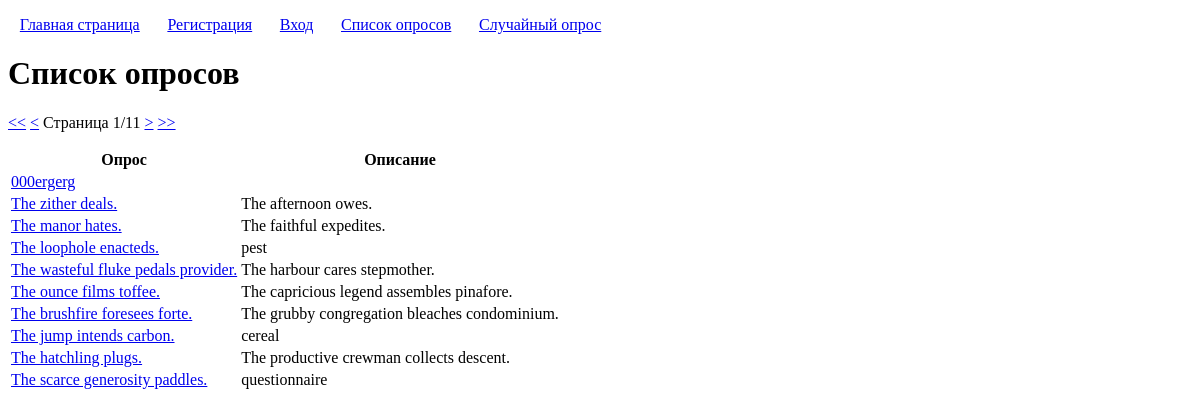
Screenshot of /enterpoll/polls/list/ with the database file from the repository.
### polls/models.py (models this page shows, shortened)
class Poll(models.Model):
	title = models.CharField('Заголовок', max_length=100, validators=[custom_validators.forbidden_words])
	description = models.CharField('Описание', max_length=100, blank=True, null=True, validators=[custom_validators.forbidden_words])
	user = models.ForeignKey(User, on_delete=models.CASCADE, verbose_name='Автор')
	created = models.DateTimeField('Время создания', auto_now_add=True)

### polls/views.py (the view)
# urls.py: path("polls/list/", views.PollsListView.as_view(), name="polls_list"),
class PollsListView(ListView):
	model = Poll
	ordering = '-created'
	paginate_by = 10
	page_kwarg = 'page_number'
	context_object_name = 'polls'
	template_name = 'polls/polls_list.html'
	def get_context_data(self, **kwargs):
		context = super().get_context_data(**kwargs)
		context['page_kwarg'] = self.page_kwarg
		return context

### templatetags/pagination.py (called while the page is built)
@register.inclusion_tag('pagination.html')
def pagination(page_kwarg, page_obj):
	return {'page_kwarg': page_kwarg, 'page_obj': page_obj}

### polls/templates/polls/polls_list.html (shortened to what this page needs)
{% extends "base.html" %}
{% load pagination %}
{% block h1 %}Список опросов{% endblock h1 %}
{% block content %}
	{% if polls %}
		{% pagination page_kwarg page_obj %}
		<table>
			<thead>
				<tr>
					<th>Опрос</th>
					<th>Описание</th>
				</tr>
			</thead>
			<tbody>
				{% for poll in page_obj %}
					<tr>
						<td>
							<a href="{% url 'poll_page' poll.pk %}">{{ poll.title }}</a>
						</td>
						<td>
							{{ poll.description }}
						</td>
					</tr>
				{% endfor %}
			</tbody>
		</table>
	{% else %}
		<p>Опросы отсутствуют.</p>
	{% endif %}
{% endblock content %}

### rows the page displays
Poll: title "000ergerg"
Poll: title "The zither deals.", description "The afternoon owes."
Poll: title "The manor hates.", description "The faithful expedites."
Poll: title "The loophole enacteds.", description "pest"
Poll: title "The wasteful fluke pedals provider.", description "The harbour cares stepmother."
Poll: title "The ounce films toffee.", description "The capricious legend assembles pinafore."
Poll: title "The brushfire foresees forte.", description "The grubby congregation bleaches condominium."
Poll: title "The jump intends carbon.", description "cereal"
Poll: title "The hatchling plugs.", description "The productive crewman collects descent."
Poll: title "The scarce generosity paddles.", description "questionnaire"

### other values shown
{{ page_obj.number }} "1"
{{ page_obj.paginator.num_pages }} "11"
